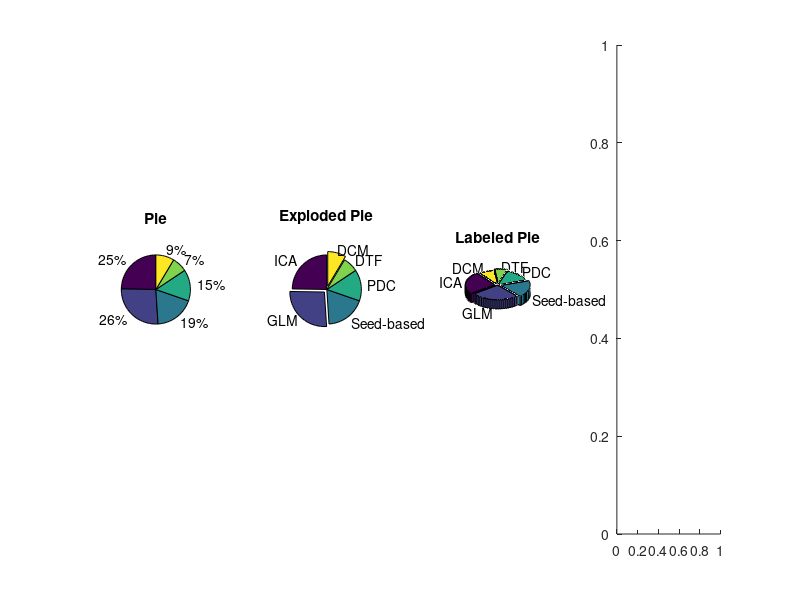

Reproduce this figure in MATLAB. (Note: this script raises an error after producing the figure.)
figure (1);
strength = [49 52 37 29 14 17];
Labels = {'ICA', 'GLM', 'Seed-based','PDC', 'DTF', 'DCM'};
subplot(1,4,1);
pie(strength);
title('Pie');
subplot(1,4,2);
pie(strength,[0 1 0 0 0 1],Labels);
title('Exploded Pie');
subplot(1,4,3);
pie3(strength,[1 0 1 0 1 0],Labels);
title('Labeled Pie');
subplot(1,4,4);
rgbImage = imread("Jerry.jpg");
imshow(rgbImage);
saveas(gcf,'test.jpg');